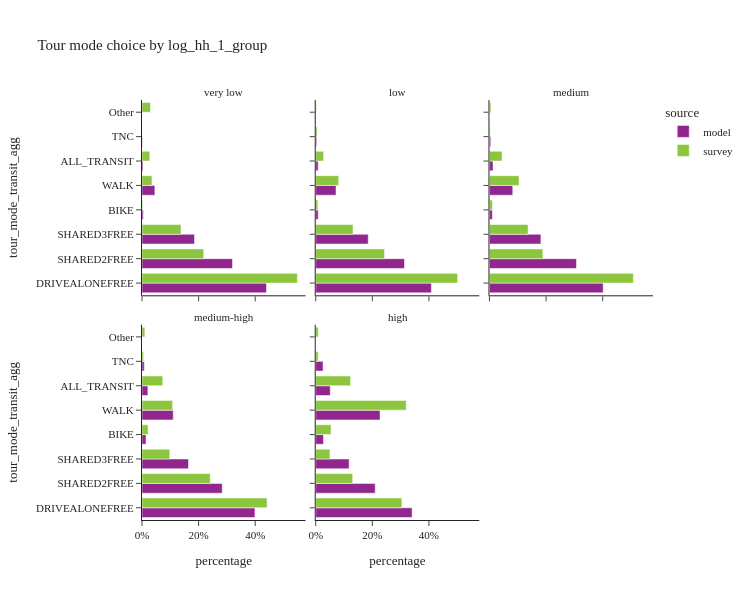
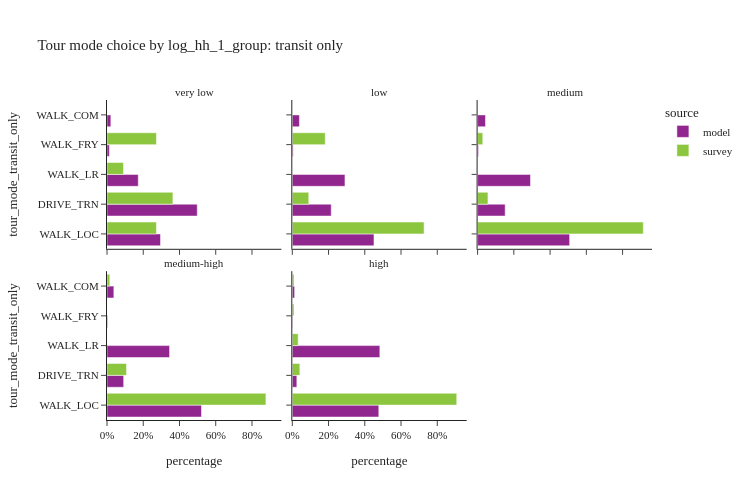

Here is the notebook cell these charts were saved with, in order:
### Code cell
tour_mode_choice_seg(segment_col='log_hh_1_group', height=[600, 500])

### Figure 1 — Plotly figure (JSON) as saved in the notebook; plotly's stock layout.template omitted (floating-point values rounded to 4 significant figures)
{"data": [{"alignmentgroup": "True", "customdata": [[308385], [224184], [130046], [3215], [31898], [2446], [1081]], "hovertemplate": "source=model<br>log_hh_1_group=very low<br>percentage=%{x}<br>tour_mode_transit_agg=%{y}<br>sample_size=%{customdata[0]}<extra></extra>", "legendgroup": "model", "marker": {"color": "#91268F", "pattern": {"shape": ""}}, "name": "model", "offsetgroup": "model", "orientation": "h", "showlegend": true, "textposition": "auto", "type": "bar", "x": [0.4398, 0.3197, 0.1854, 0.004585, 0.04549, 0.003488, 0.001542], "xaxis": "x4", "y": ["DRIVEALONEFREE", "SHARED2FREE", "SHARED3FREE", "BIKE", "WALK", "ALL_TRANSIT", "TNC"], "yaxis": "y4"}, {"alignmentgroup": "True", "customdata": [[301261], [231272], [136752], [6469], [52871], [6321], [2445]], "hovertemplate": "source=model<br>log_hh_1_group=low<br>percentage=%{x}<br>tour_mode_transit_agg=%{y}<br>sample_size=%{customdata[0]}<extra></extra>", "legendgroup": "model", "marker": {"color": "#91268F", "pattern": {"shape": ""}}, "name": "model", "offsetgroup": "model", "orientation": "h", "showlegend": false, "textposition": "auto", "type": "bar", "x": [0.4085, 0.3136, 0.1855, 0.008773, 0.0717, 0.008572, 0.003316], "xaxis": "x5", "y": ["DRIVEALONEFREE", "SHARED2FREE", "SHARED3FREE", "BIKE", "WALK", "ALL_TRANSIT", "TNC"], "yaxis": "y5"}, {"alignmentgroup": "True", "customdata": [[587227], [449048], [265584], [14748], [120223], [18278], [6630]], "hovertemplate": "source=model<br>log_hh_1_group=medium<br>percentage=%{x}<br>tour_mode_transit_agg=%{y}<br>sample_size=%{customdata[0]}<extra></extra>", "legendgroup": "model", "marker": {"color": "#91268F", "pattern": {"shape": ""}}, "name": "model", "offsetgroup": "model", "orientation": "h", "showlegend": false, "textposition": "auto", "type": "bar", "x": [0.4017, 0.3072, 0.1817, 0.01009, 0.08225, 0.0125, 0.004536], "xaxis": "x6", "y": ["DRIVEALONEFREE", "SHARED2FREE", "SHARED3FREE", "BIKE", "WALK", "ALL_TRANSIT", "TNC"], "yaxis": "y6"}, {"alignmentgroup": "True", "customdata": [[527541], [374738], [217142], [18616], [146017], [27441], [10544]], "hovertemplate": "source=model<br>log_hh_1_group=medium-high<br>percentage=%{x}<br>tour_mode_transit_agg=%{y}<br>sample_size=%{customdata[0]}<extra></extra>", "legendgroup": "model", "marker": {"color": "#91268F", "pattern": {"shape": ""}}, "name": "model", "offsetgroup": "model", "orientation": "h", "showlegend": false, "textposition": "auto", "type": "bar", "x": [0.399, 0.2835, 0.1642, 0.01408, 0.1104, 0.02076, 0.007976], "xaxis": "x", "y": ["DRIVEALONEFREE", "SHARED2FREE", "SHARED3FREE", "BIKE", "WALK", "ALL_TRANSIT", "TNC"], "yaxis": "y"}, {"alignmentgroup": "True", "customdata": [[367997], [227100], [127521], [29461], [245556], [55494], [27901]], "hovertemplate": "source=model<br>log_hh_1_group=high<br>percentage=%{x}<br>tour_mode_transit_agg=%{y}<br>sample_size=%{customdata[0]}<extra></extra>", "legendgroup": "model", "marker": {"color": "#91268F", "pattern": {"shape": ""}}, "name": "model", "offsetgroup": "model", "orientation": "h", "showlegend": false, "textposition": "auto", "type": "bar", "x": [0.3404, 0.2101, 0.118, 0.02725, 0.2272, 0.05133, 0.02581], "xaxis": "x2", "y": ["DRIVEALONEFREE", "SHARED2FREE", "SHARED3FREE", "BIKE", "WALK", "ALL_TRANSIT", "TNC"], "yaxis": "y2"}, {"alignmentgroup": "True", "customdata": [[219], [87], [55], [1], [14], [11], [12]], "hovertemplate": "source=survey<br>log_hh_1_group=very low<br>percentage=%{x}<br>tour_mode_transit_agg=%{y}<br>sample_size=%{customdata[0]}<extra></extra>", "legendgroup": "survey", "marker": {"color": "#8CC63E", "pattern": {"shape": ""}}, "name": "survey", "offsetgroup": "survey", "orientation": "h", "showlegend": true, "textposition": "auto", "type": "bar", "x": [0.5489, 0.218, 0.1378, 0.002506, 0.03509, 0.02757, 0.03008], "xaxis": "x4", "y": ["DRIVEALONEFREE", "SHARED2FREE", "SHARED3FREE", "BIKE", "WALK", "ALL_TRANSIT", "Other"], "yaxis": "y4"}, {"alignmentgroup": "True", "customdata": [[198], [96], [52], [3], [32], [11], [2], [1]], "hovertemplate": "source=survey<br>log_hh_1_group=low<br>percentage=%{x}<br>tour_mode_transit_agg=%{y}<br>sample_size=%{customdata[0]}<extra></extra>", "legendgroup": "survey", "marker": {"color": "#8CC63E", "pattern": {"shape": ""}}, "name": "survey", "offsetgroup": "survey", "orientation": "h", "showlegend": false, "textposition": "auto", "type": "bar", "x": [0.5013, 0.243, 0.1316, 0.007595, 0.08101, 0.02785, 0.005063, 0.002532], "xaxis": "x5", "y": ["DRIVEALONEFREE", "SHARED2FREE", "SHARED3FREE", "BIKE", "WALK", "ALL_TRANSIT", "TNC", "Other"], "yaxis": "y5"}, {"alignmentgroup": "True", "customdata": [[399], [148], [107], [8], [82], [35], [2], [4]], "hovertemplate": "source=survey<br>log_hh_1_group=medium<br>percentage=%{x}<br>tour_mode_transit_agg=%{y}<br>sample_size=%{customdata[0]}<extra></extra>", "legendgroup": "survey", "marker": {"color": "#8CC63E", "pattern": {"shape": ""}}, "name": "survey", "offsetgroup": "survey", "orientation": "h", "showlegend": false, "textposition": "auto", "type": "bar", "x": [0.5083, 0.1885, 0.1363, 0.01019, 0.1045, 0.04459, 0.002548, 0.005096], "xaxis": "x6", "y": ["DRIVEALONEFREE", "SHARED2FREE", "SHARED3FREE", "BIKE", "WALK", "ALL_TRANSIT", "TNC", "Other"], "yaxis": "y6"}, {"alignmentgroup": "True", "customdata": [[392], [214], [87], [19], [96], [65], [5], [9]], "hovertemplate": "source=survey<br>log_hh_1_group=medium-high<br>percentage=%{x}<br>tour_mode_transit_agg=%{y}<br>sample_size=%{customdata[0]}<extra></extra>", "legendgroup": "survey", "marker": {"color": "#8CC63E", "pattern": {"shape": ""}}, "name": "survey", "offsetgroup": "survey", "orientation": "h", "showlegend": false, "textposition": "auto", "type": "bar", "x": [0.4419, 0.2413, 0.09808, 0.02142, 0.1082, 0.07328, 0.005637, 0.01015], "xaxis": "x", "y": ["DRIVEALONEFREE", "SHARED2FREE", "SHARED3FREE", "BIKE", "WALK", "ALL_TRANSIT", "TNC", "Other"], "yaxis": "y"}, {"alignmentgroup": "True", "customdata": [[534], [229], [88], [95], [561], [216], [15], [16]], "hovertemplate": "source=survey<br>log_hh_1_group=high<br>percentage=%{x}<br>tour_mode_transit_agg=%{y}<br>sample_size=%{customdata[0]}<extra></extra>", "legendgroup": "survey", "marker": {"color": "#8CC63E", "pattern": {"shape": ""}}, "name": "survey", "offsetgroup": "survey", "orientation": "h", "showlegend": false, "textposition": "auto", "type": "bar", "x": [0.3044, 0.1306, 0.05017, 0.05416, 0.3198, 0.1231, 0.008552, 0.009122], "xaxis": "x2", "y": ["DRIVEALONEFREE", "SHARED2FREE", "SHARED3FREE", "BIKE", "WALK", "ALL_TRANSIT", "TNC", "Other"], "yaxis": "y2"}], "layout": {"annotations": [{"font": {}, "showarrow": false, "text": "medium-high", "x": 0.16, "xanchor": "center", "xref": "paper", "y": 0.465, "yanchor": "bottom", "yref": "paper"}, {"font": {}, "showarrow": false, "text": "high", "x": 0.5, "xanchor": "center", "xref": "paper", "y": 0.465, "yanchor": "bottom", "yref": "paper"}, {"font": {}, "showarrow": false, "text": "very low", "x": 0.16, "xanchor": "center", "xref": "paper", "y": 1.0, "yanchor": "bottom", "yref": "paper"}, {"font": {}, "showarrow": false, "text": "low", "x": 0.5, "xanchor": "center", "xref": "paper", "y": 1.0, "yanchor": "bottom", "yref": "paper"}, {"font": {}, "showarrow": false, "text": "medium", "x": 0.84, "xanchor": "center", "xref": "paper", "y": 1.0, "yanchor": "bottom", "yref": "paper"}], "barmode": "group", "height": 600, "legend": {"title": {"text": "source"}, "tracegroupgap": 0}, "title": {"text": "Tour mode choice by log_hh_1_group"}, "width": 750, "xaxis": {"anchor": "y", "domain": [0.0, 0.32], "tickformat": ".0%", "title": {"text": "percentage"}}, "xaxis2": {"anchor": "y2", "domain": [0.34, 0.66], "matches": "x", "tickformat": ".0%", "title": {"text": "percentage"}}, "xaxis3": {"anchor": "y3", "domain": [0.68, 1.0], "matches": "x", "title": {"text": "percentage"}}, "xaxis4": {"anchor": "y4", "domain": [0.0, 0.32], "matches": "x", "showticklabels": false}, "xaxis5": {"anchor": "y5", "domain": [0.34, 0.66], "matches": "x", "showticklabels": false}, "xaxis6": {"anchor": "y6", "domain": [0.68, 1.0], "matches": "x", "showticklabels": false}, "yaxis": {"anchor": "x", "domain": [0.0, 0.465], "title": {"text": "tour_mode_transit_agg"}}, "yaxis2": {"anchor": "x2", "domain": [0.0, 0.465], "matches": "y", "showticklabels": false}, "yaxis3": {"anchor": "x3", "domain": [0.0, 0.465], "matches": "y", "showticklabels": false}, "yaxis4": {"anchor": "x4", "domain": [0.535, 1.0], "matches": "y", "title": {"text": "tour_mode_transit_agg"}}, "yaxis5": {"anchor": "x5", "domain": [0.535, 1.0], "matches": "y", "showticklabels": false}, "yaxis6": {"anchor": "x6", "domain": [0.535, 1.0], "matches": "y", "showticklabels": false}}}

### Figure 2 — Plotly figure (JSON) as saved in the notebook; plotly's stock layout.template omitted (floating-point values rounded to 4 significant figures)
{"data": [{"alignmentgroup": "True", "customdata": [[722], [1218], [422], [32], [52]], "hovertemplate": "source=model<br>log_hh_1_group=very low<br>percentage=%{x}<br>tour_mode_transit_only=%{y}<br>sample_size=%{customdata[0]}<extra></extra>", "legendgroup": "model", "marker": {"color": "#91268F", "pattern": {"shape": ""}}, "name": "model", "offsetgroup": "model", "orientation": "h", "showlegend": true, "textposition": "auto", "type": "bar", "x": [0.2952, 0.498, 0.1725, 0.01308, 0.02126], "xaxis": "x4", "y": ["WALK_LOC", "DRIVE_TRN", "WALK_LR", "WALK_FRY", "WALK_COM"], "yaxis": "y4"}, {"alignmentgroup": "True", "customdata": [[2849], [1358], [1837], [29], [248]], "hovertemplate": "source=model<br>log_hh_1_group=low<br>percentage=%{x}<br>tour_mode_transit_only=%{y}<br>sample_size=%{customdata[0]}<extra></extra>", "legendgroup": "model", "marker": {"color": "#91268F", "pattern": {"shape": ""}}, "name": "model", "offsetgroup": "model", "orientation": "h", "showlegend": false, "textposition": "auto", "type": "bar", "x": [0.4507, 0.2148, 0.2906, 0.004588, 0.03923], "xaxis": "x5", "y": ["WALK_LOC", "DRIVE_TRN", "WALK_LR", "WALK_FRY", "WALK_COM"], "yaxis": "y5"}, {"alignmentgroup": "True", "customdata": [[9283], [2780], [5334], [87], [794]], "hovertemplate": "source=model<br>log_hh_1_group=medium<br>percentage=%{x}<br>tour_mode_transit_only=%{y}<br>sample_size=%{customdata[0]}<extra></extra>", "legendgroup": "model", "marker": {"color": "#91268F", "pattern": {"shape": ""}}, "name": "model", "offsetgroup": "model", "orientation": "h", "showlegend": false, "textposition": "auto", "type": "bar", "x": [0.5079, 0.1521, 0.2918, 0.00476, 0.04344], "xaxis": "x6", "y": ["WALK_LOC", "DRIVE_TRN", "WALK_LR", "WALK_FRY", "WALK_COM"], "yaxis": "y6"}, {"alignmentgroup": "True", "customdata": [[14309], [2523], [9473], [98], [1038]], "hovertemplate": "source=model<br>log_hh_1_group=medium-high<br>percentage=%{x}<br>tour_mode_transit_only=%{y}<br>sample_size=%{customdata[0]}<extra></extra>", "legendgroup": "model", "marker": {"color": "#91268F", "pattern": {"shape": ""}}, "name": "model", "offsetgroup": "model", "orientation": "h", "showlegend": false, "textposition": "auto", "type": "bar", "x": [0.5214, 0.09194, 0.3452, 0.003571, 0.03783], "xaxis": "x", "y": ["WALK_LOC", "DRIVE_TRN", "WALK_LR", "WALK_FRY", "WALK_COM"], "yaxis": "y"}, {"alignmentgroup": "True", "customdata": [[26487], [1390], [26806], [100], [711]], "hovertemplate": "source=model<br>log_hh_1_group=high<br>percentage=%{x}<br>tour_mode_transit_only=%{y}<br>sample_size=%{customdata[0]}<extra></extra>", "legendgroup": "model", "marker": {"color": "#91268F", "pattern": {"shape": ""}}, "name": "model", "offsetgroup": "model", "orientation": "h", "showlegend": false, "textposition": "auto", "type": "bar", "x": [0.4773, 0.02505, 0.483, 0.001802, 0.01281], "xaxis": "x2", "y": ["WALK_LOC", "DRIVE_TRN", "WALK_LR", "WALK_FRY", "WALK_COM"], "yaxis": "y2"}, {"alignmentgroup": "True", "customdata": [[3], [4], [1], [3]], "hovertemplate": "source=survey<br>log_hh_1_group=very low<br>percentage=%{x}<br>tour_mode_transit_only=%{y}<br>sample_size=%{customdata[0]}<extra></extra>", "legendgroup": "survey", "marker": {"color": "#8CC63E", "pattern": {"shape": ""}}, "name": "survey", "offsetgroup": "survey", "orientation": "h", "showlegend": true, "textposition": "auto", "type": "bar", "x": [0.2727, 0.3636, 0.09091, 0.2727], "xaxis": "x4", "y": ["WALK_LOC", "DRIVE_TRN", "WALK_LR", "WALK_FRY"], "yaxis": "y4"}, {"alignmentgroup": "True", "customdata": [[8], [1], [2]], "hovertemplate": "source=survey<br>log_hh_1_group=low<br>percentage=%{x}<br>tour_mode_transit_only=%{y}<br>sample_size=%{customdata[0]}<extra></extra>", "legendgroup": "survey", "marker": {"color": "#8CC63E", "pattern": {"shape": ""}}, "name": "survey", "offsetgroup": "survey", "orientation": "h", "showlegend": false, "textposition": "auto", "type": "bar", "x": [0.7273, 0.09091, 0.1818], "xaxis": "x5", "y": ["WALK_LOC", "DRIVE_TRN", "WALK_FRY"], "yaxis": "y5"}, {"alignmentgroup": "True", "customdata": [[32], [2], [1]], "hovertemplate": "source=survey<br>log_hh_1_group=medium<br>percentage=%{x}<br>tour_mode_transit_only=%{y}<br>sample_size=%{customdata[0]}<extra></extra>", "legendgroup": "survey", "marker": {"color": "#8CC63E", "pattern": {"shape": ""}}, "name": "survey", "offsetgroup": "survey", "orientation": "h", "showlegend": false, "textposition": "auto", "type": "bar", "x": [0.9143, 0.05714, 0.02857], "xaxis": "x6", "y": ["WALK_LOC", "DRIVE_TRN", "WALK_FRY"], "yaxis": "y6"}, {"alignmentgroup": "True", "customdata": [[57], [7], [1]], "hovertemplate": "source=survey<br>log_hh_1_group=medium-high<br>percentage=%{x}<br>tour_mode_transit_only=%{y}<br>sample_size=%{customdata[0]}<extra></extra>", "legendgroup": "survey", "marker": {"color": "#8CC63E", "pattern": {"shape": ""}}, "name": "survey", "offsetgroup": "survey", "orientation": "h", "showlegend": false, "textposition": "auto", "type": "bar", "x": [0.8769, 0.1077, 0.01538], "xaxis": "x", "y": ["WALK_LOC", "DRIVE_TRN", "WALK_COM"], "yaxis": "y"}, {"alignmentgroup": "True", "customdata": [[196], [9], [7], [2], [2]], "hovertemplate": "source=survey<br>log_hh_1_group=high<br>percentage=%{x}<br>tour_mode_transit_only=%{y}<br>sample_size=%{customdata[0]}<extra></extra>", "legendgroup": "survey", "marker": {"color": "#8CC63E", "pattern": {"shape": ""}}, "name": "survey", "offsetgroup": "survey", "orientation": "h", "showlegend": false, "textposition": "auto", "type": "bar", "x": [0.9074, 0.04167, 0.03241, 0.009259, 0.009259], "xaxis": "x2", "y": ["WALK_LOC", "DRIVE_TRN", "WALK_LR", "WALK_FRY", "WALK_COM"], "yaxis": "y2"}], "layout": {"annotations": [{"font": {}, "showarrow": false, "text": "medium-high", "x": 0.16, "xanchor": "center", "xref": "paper", "y": 0.465, "yanchor": "bottom", "yref": "paper"}, {"font": {}, "showarrow": false, "text": "high", "x": 0.5, "xanchor": "center", "xref": "paper", "y": 0.465, "yanchor": "bottom", "yref": "paper"}, {"font": {}, "showarrow": false, "text": "very low", "x": 0.16, "xanchor": "center", "xref": "paper", "y": 1.0, "yanchor": "bottom", "yref": "paper"}, {"font": {}, "showarrow": false, "text": "low", "x": 0.5, "xanchor": "center", "xref": "paper", "y": 1.0, "yanchor": "bottom", "yref": "paper"}, {"font": {}, "showarrow": false, "text": "medium", "x": 0.84, "xanchor": "center", "xref": "paper", "y": 1.0, "yanchor": "bottom", "yref": "paper"}], "barmode": "group", "height": 500, "legend": {"title": {"text": "source"}, "tracegroupgap": 0}, "title": {"text": "Tour mode choice by log_hh_1_group: transit only"}, "width": 750, "xaxis": {"anchor": "y", "domain": [0.0, 0.32], "tickformat": ".0%", "title": {"text": "percentage"}}, "xaxis2": {"anchor": "y2", "domain": [0.34, 0.66], "matches": "x", "tickformat": ".0%", "title": {"text": "percentage"}}, "xaxis3": {"anchor": "y3", "domain": [0.68, 1.0], "matches": "x", "title": {"text": "percentage"}}, "xaxis4": {"anchor": "y4", "domain": [0.0, 0.32], "matches": "x", "showticklabels": false}, "xaxis5": {"anchor": "y5", "domain": [0.34, 0.66], "matches": "x", "showticklabels": false}, "xaxis6": {"anchor": "y6", "domain": [0.68, 1.0], "matches": "x", "showticklabels": false}, "yaxis": {"anchor": "x", "domain": [0.0, 0.465], "title": {"text": "tour_mode_transit_only"}}, "yaxis2": {"anchor": "x2", "domain": [0.0, 0.465], "matches": "y", "showticklabels": false}, "yaxis3": {"anchor": "x3", "domain": [0.0, 0.465], "matches": "y", "showticklabels": false}, "yaxis4": {"anchor": "x4", "domain": [0.535, 1.0], "matches": "y", "title": {"text": "tour_mode_transit_only"}}, "yaxis5": {"anchor": "x5", "domain": [0.535, 1.0], "matches": "y", "showticklabels": false}, "yaxis6": {"anchor": "x6", "domain": [0.535, 1.0], "matches": "y", "showticklabels": false}}}
